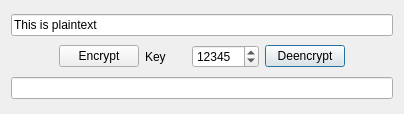
<?xml version="1.0" encoding="UTF-8"?>
<ui version="4.0">
 <class>QtToolEncrangerMainDialog</class>
 <widget class="QDialog" name="QtToolEncrangerMainDialog">
  <property name="geometry">
   <rect>
    <x>0</x>
    <y>0</y>
    <width>404</width>
    <height>114</height>
   </rect>
  </property>
  <property name="windowTitle">
   <string>Encranger</string>
  </property>
  <property name="windowIcon">
   <iconset>
    <normaloff>:/images/ToolEncrangerArrowDown16x16.png</normaloff>:/images/ToolEncrangerArrowDown16x16.png</iconset>
  </property>
  <layout class="QGridLayout" name="gridLayout">
   <item row="1" column="5">
    <widget class="QLabel" name="label_arrow_up">
     <property name="text">
      <string/>
     </property>
     <property name="pixmap">
      <pixmap resource="Encranger.qrc">:/images/EncrangerArrowUp34x34.png</pixmap>
     </property>
    </widget>
   </item>
   <item row="1" column="4">
    <widget class="QPushButton" name="button_deencrypt">
     <property name="text">
      <string>Deencrypt</string>
     </property>
    </widget>
   </item>
   <item row="1" column="3">
    <widget class="QSpinBox" name="box_key">
     <property name="maximum">
      <number>999999999</number>
     </property>
     <property name="value">
      <number>12345</number>
     </property>
    </widget>
   </item>
   <item row="1" column="1">
    <widget class="QPushButton" name="button_encrypt">
     <property name="text">
      <string>Encrypt</string>
     </property>
    </widget>
   </item>
   <item row="1" column="0">
    <widget class="QLabel" name="label_arrow_down">
     <property name="text">
      <string/>
     </property>
     <property name="pixmap">
      <pixmap resource="Encranger.qrc">:/images/EncrangerArrowDown34x34.png</pixmap>
     </property>
    </widget>
   </item>
   <item row="0" column="0" colspan="6">
    <widget class="QLineEdit" name="edit_plaintext">
     <property name="text">
      <string>This is plaintext</string>
     </property>
    </widget>
   </item>
   <item row="1" column="2">
    <widget class="QLabel" name="label_key">
     <property name="text">
      <string>Key</string>
     </property>
    </widget>
   </item>
   <item row="2" column="0" colspan="6">
    <widget class="QLineEdit" name="edit_encrypted_text"/>
   </item>
  </layout>
 </widget>
 <layoutdefault spacing="6" margin="11"/>
 <resources>
  <include location="Encranger.qrc"/>
 </resources>
 <connections/>
</ui>
